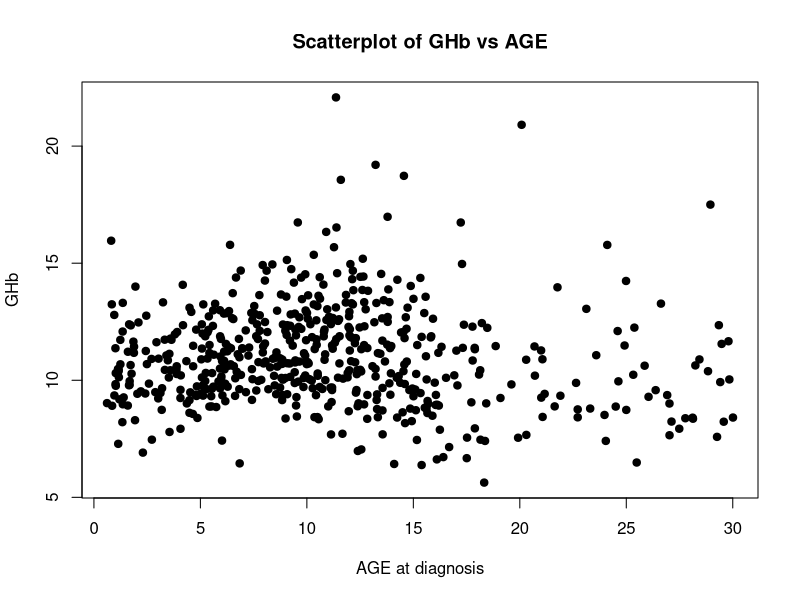
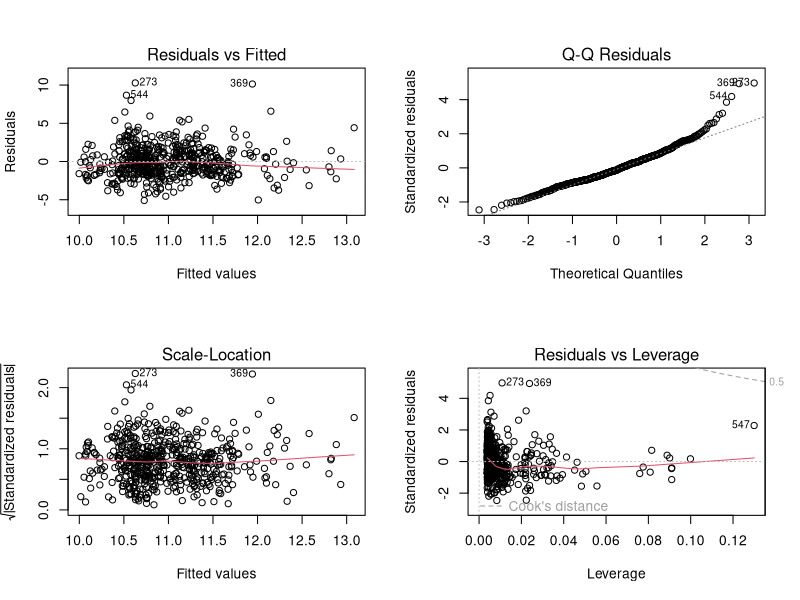

These figures' R source, in order:
## ---- chunk 1
# 匯入資料
data <- read.csv("diabetes.csv")

# 檢查資料結構
str(data)

# 繪製散佈圖檢視 GHb 與 AGE 的關係
plot(data$AGE, data$GHb, main = "Scatterplot of GHb vs AGE", 
     xlab = "AGE at diagnosis", ylab = "GHb", pch = 19)

# 建立線性與二次模型
model_linear <- lm(GHb ~ AGE, data = data)
model_quad <- lm(GHb ~ AGE + I(AGE^2), data = data)

# 查看平方項是否顯著
# summary(model_quad)  # 檢查 I(AGE^2) 的 p-value

# 比較兩個模型是否有顯著差異（檢定平方項是否必要）
anova(model_linear, model_quad)

## ---- chunk 2
# 移除 HEALTH 或 GHb 有缺失值的觀察值
health_data <- na.omit(data[, c("GHb", "HEALTH")])

# 計算每組的 GHb 平均值
aggregate(GHb ~ HEALTH, data = health_data, mean)

## ---- chunk 3
# 將 HEALTH 設為 factor，並指定 baseline 為 "3"
data$HEALTH <- factor(data$HEALTH, levels = c(3, 1, 2, 4))  

# 建立迴歸模型
model_health <- lm(GHb ~ HEALTH, data = data)
summary(model_health)

## ---- chunk 4
# 設定 HEALTH 為因類別型變數，baseline 設為 3（fair）
data$HEALTH <- factor(data$HEALTH, levels = c(3, 1, 2, 4))

# 移除缺失值
clean_data <- na.omit(data[, c("GHb", "AGE", "HEALTH")])

# 擬合包含 AGE 及 HEALTH 的模型
model_both <- lm(GHb ~ AGE + I(AGE^2) + HEALTH, data = clean_data)
summary(model_both)

## ---- chunk 5
model_interact <- lm(GHb ~ AGE * HEALTH, data = data)
summary(model_interact)

## ---- chunk 6
model_interact <- lm(GHb ~ AGE * HEALTH, data = data)

# 基本診斷圖
par(mfrow = c(2, 2))  # 2x2 圖形視窗
plot(model_interact)


## ---- chunk 7
data$BH <- as.factor(data$BH)
data$GENDER <- as.factor(data$GENDER)  # 1 = female, 0 = male

# 模型 1：Crude OR
model_crude <- glm(BH ~ GENDER, data = data, family = binomial)
summary(model_crude)
exp(coef(model_crude))  # 取得 OR

# 模型 2：Age-adjusted OR
model_adjusted <- glm(BH ~ GENDER + AGE, data = data, family = binomial)
summary(model_adjusted)
exp(coef(model_adjusted))  # 取得 adjusted OR

## ---- chunk 8
# 建立 age stratum 變數（1: <=7, 2: 7~11, 3: 11~15, 4: >15）
data$AGE_STRATUM <- cut(
  data$AGE,
  breaks = c(-Inf, 7, 11, 15, Inf),
  labels = c("1", "2", "3", "4"),
  right = TRUE
)

# 設定 baseline 為 stratum 1
data$AGE_STRATUM <- relevel(factor(data$AGE_STRATUM), ref = "1")

# 邏輯斯回歸：以性別與年齡分層為解釋變數，BH 為反應變數
model_strat <- glm(BH ~ GENDER + AGE_STRATUM, family = binomial, data = data)
summary(model_strat)

# 勝算比 (OR)
exp(coef(model_strat))
## ---- chunk 9
model_no_interaction <- glm(BH ~ GENDER + AGE_STRATUM + GHb, family = binomial, data = data)
summary(model_no_interaction)
exp(coef(model_no_interaction))

model_with_interaction <- glm(BH ~ GENDER * GHb + AGE_STRATUM, family = binomial, data = data)
summary(model_with_interaction)
exp(coef(model_with_interaction))

